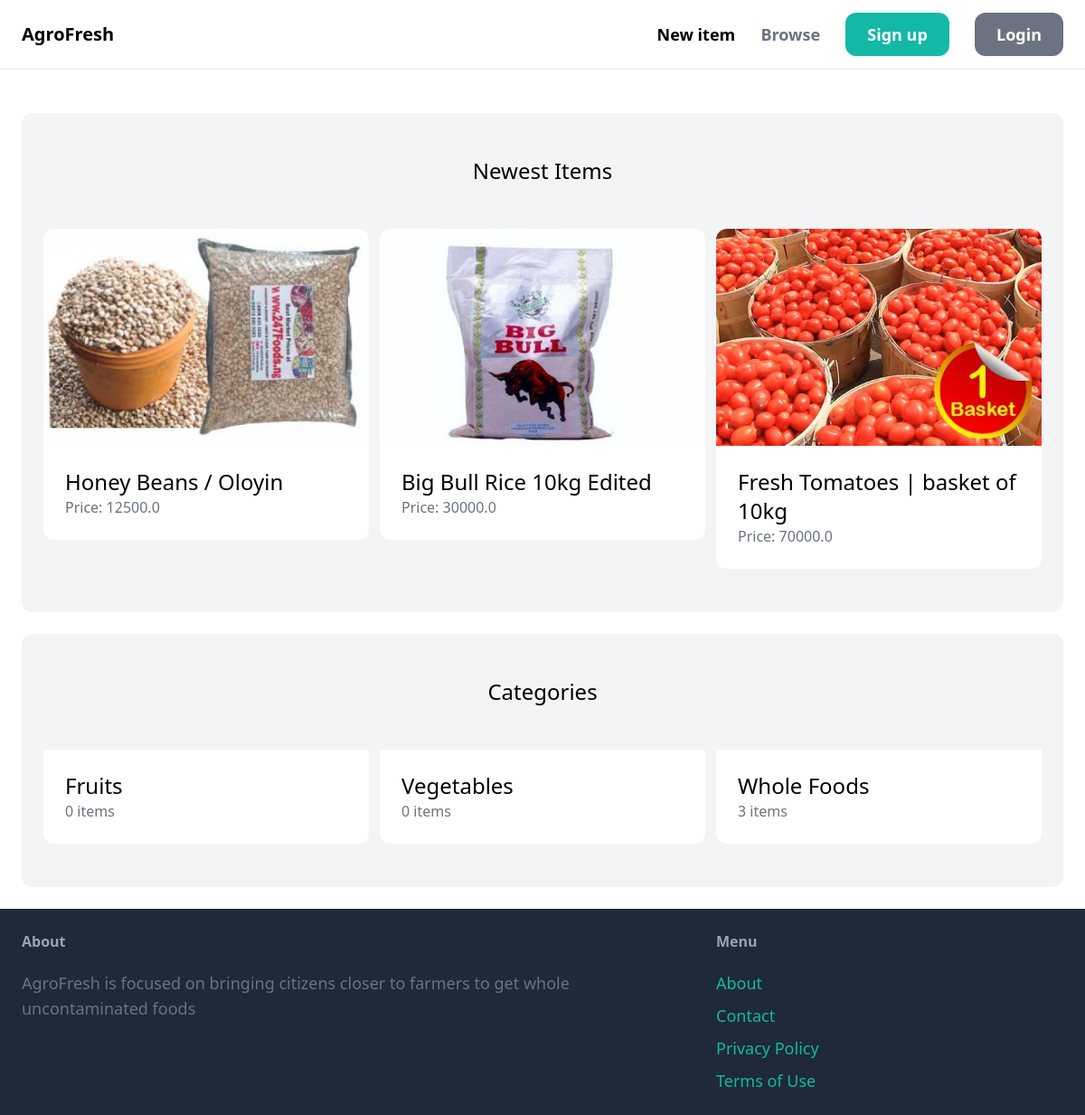
The page / on the database its author committed.
### item/models.py (models this page shows, shortened)
class Item(models.Model):
    category = models.ForeignKey(Category, related_name='items', on_delete=models.CASCADE)
    name = models.CharField(max_length=255)
    description = models.TextField(blank=True, null=True)
    price = models.FloatField()
    image = models.ImageField(upload_to='item_images', blank=True, null=True)
    is_sold = models.BooleanField(default=False)
    created_by = models.ForeignKey(User, related_name='items', on_delete=models.CASCADE)
    created_at = models.DateTimeField(auto_now_add=True)

class Category(models.Model):
    name = models.CharField(max_length=255)
    class Meta:
        ordering = ('name',)
        verbose_name_plural = 'Categories'

### core/views.py (the view)
# urls.py: path('', views.index, name='index'),
def index(request):
    items = Item.objects.filter(is_sold=False)[0:6]
    categories = Category.objects.all()
    return render(request, 'core/index.html', {
        'categories': categories,
        'items': items,
        })

### core/templates/core/index.html (shortened to what this page needs)
{% extends 'core/base.html' %}
{% block content %}
<div class="mt-6 px-6 py-12 bg-gray-100 rounded-xl">
	<h2 class="mb-12 text-2xl text-center">Newest Items</h2>
	<div class="grid grid-cols-3 gap-3">
		{% for item in items %}
		<div>
			<a href="{% url 'item:detail' item.id %}">
				<div>
					<img src="{{ item.image.url }}" class="rounded-t-xl">
				</div>
				<div class="p-6 bg-white rounded-b-xl">
					<h2 class="text-2xl">{{ item.name }}</h2>
					<p class="text-gray-500">Price: {{ item.price }}</p>
				</div>
			</a>
		</div>
		{% endfor %}
	</div>
</div>
<div class="mt-6 px-6 py-12 bg-gray-100 rounded-xl">
        <h2 class="mb-12 text-2xl text-center">Categories</h2>
        <div class="grid grid-cols-3 gap-3">
		{% for category in categories %}
		<div>
			<a href="#">
                                <div class="p-6 bg-white rounded-b-xl">
                                        <h2 class="text-2xl">{{ category.name }}</h2>
                                        <p class="text-gray-500">{{ category.items.count }} items</p>
                                </div>
                        </a>
                </div>
		{% endfor %}
	</div>
</div>
{% endblock %}

### core/templates/core/base.html (shortened to what this page needs)
<!doctype html>
<html>
	<head>
		<script src="https://cdn.tailwindcss.com"></script>
	</head>
	<body>
		<nav class="py-6 px-6 flex justify-between items-center border-b border-gray-200">
			<a href="/" class="text-xl font-semibold">AgroFresh</a>
			<div class="space-x-6">
				<a href="{% url 'item:new' %}" class="text-lg font-semibold hover:text-gray-500">New item</a>
				<a href="{% url 'item:items' %}" class="text-lg font-semibold hover: text-gray-500">Browse</a>
				{% if request.user.is_authenticated %}
				<a href="{% url 'chat:inbox' %}" class="px-6 py-3 text-lg font-semibold bg-teal-500 text-white rounded-xl hover:bg-teal-700">Inbox</a>
				<a href="{% url 'dashboard:index' %}" class="px-6 py-3 text-lg font-semibold bg-gray-500 text-white rounded-xl hover:bg-gray-700">Dashboard</a>
				{% else %}
				<a href="{% url 'core:signup' %}" class="px-6 py-3 text-lg font-semibold bg-teal-500 text-white rounded-xl hover:bg-teal-700">Sign up</a>
				<a href="{% url 'core:login' %}" class="px-6 py-3 text-lg font-semibold bg-gray-500 text-white rounded-xl hover:bg-gray-700">Login</a>
				{% endif %}
			</div>
		</nav>
		<div class="px-6 py-6">
			{% block content %}
			{% endblock %}
		</div>
		<footer class="py-6 px-6 flex justify-between bg-gray-800">
			<div class="w-2/3 pr-10">
				<h3 class="mb-5 font-semibold text-gray-400">About</h3>
				<p class="text-lg text-gray-500">AgroFresh is focused on bringing citizens closer to farmers to get whole uncontaminated foods</p>
			</div>
			<div class="w-1/3">
				<h3 class="mb-5 font-semibold text-gray-400">Menu</h3>
				<ul class="space-y-2">
					<li><a href=    "#" class="text-lg text-teal-500 hover:text-teal-700">About</a></li>
					<li><a href=    "{% url 'core:contact' %}" class="text-lg text-teal-500 hover:text-teal-700">Contact</a></li>
					<li><a href=    "#" class="text-lg text-teal-500 hover:text-teal-700">Privacy Policy</a></li>
					<li><a href=    "#" class="text-lg text-teal-500 hover:text-teal-700">Terms of Use</a></li>
				</ul>
			</div>
		</footer>
	</body>
</html>

### rows shown on the page
Item: image (picture), name "Honey Beans / Oloyin", price "12500.0"
Item: image (picture), name "Big Bull Rice 10kg Edited", price "30000.0"
Item: image (picture), name "Fresh Tomatoes | basket of 10kg", price "70000.0"
Category: name "Fruits", items.count "0"
Category: name "Vegetables", items.count "0"
Category: name "Whole Foods", items.count "3"
